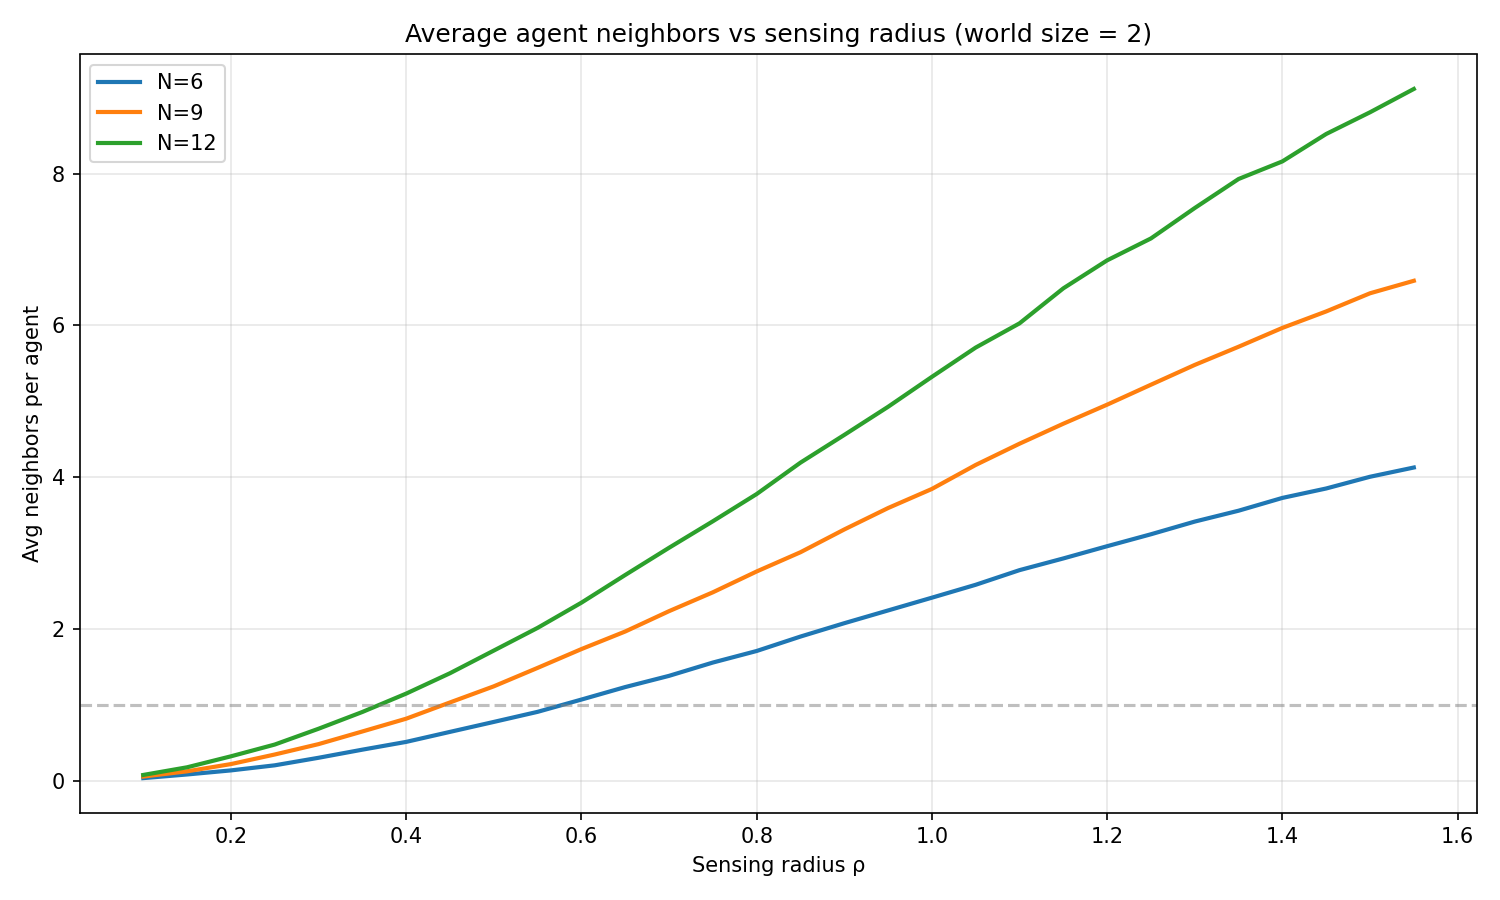

Write Python code to recreate this figure.
import numpy as np
import matplotlib.pyplot as plt

# World is a 2x2 square (-1 to 1 in x and y)
WORLD_SIZE = 2.0
N_EPISODES = 2000

def random_positions(n, world_size=WORLD_SIZE):
    return np.random.uniform(-world_size/2, world_size/2, size=(n, 2))

def avg_agent_neighbors(n_agents, radius, n_episodes=N_EPISODES):
    neighbor_counts = []
    for _ in range(n_episodes):
        pos = random_positions(n_agents)
        for i in range(n_agents):
            count = 0
            for j in range(n_agents):
                if i != j:
                    dist = np.linalg.norm(pos[i] - pos[j])
                    if dist <= radius:
                        count += 1
            neighbor_counts.append(count)
    return np.mean(neighbor_counts)

agent_counts = [6, 9, 12]
radii = np.arange(0.1, 1.6, 0.05)

plt.figure(figsize=(10, 6))

for n in agent_counts:
    means = [avg_agent_neighbors(n, r) for r in radii]
    plt.plot(radii, means, label=f'N={n}', linewidth=2)
    # print table too
    print(f"\nN={n} agents:")
    print(f"{'Radius':>8} | {'Avg neighbors':>14}")
    print("-" * 26)
    for r, m in zip(radii, means):
        print(f"{r:>8.2f} | {m:>14.3f}")

plt.xlabel('Sensing radius ρ')
plt.ylabel('Avg neighbors per agent')
plt.title('Average agent neighbors vs sensing radius (world size = 2)')
plt.legend()
plt.grid(True, alpha=0.3)
plt.axhline(y=1, color='gray', linestyle='--', alpha=0.5, label='1 neighbor')
plt.tight_layout()
plt.savefig('neighbor_analysis.png', dpi=150)
plt.show()
print("\nPlot saved to neighbor_analysis.png")
